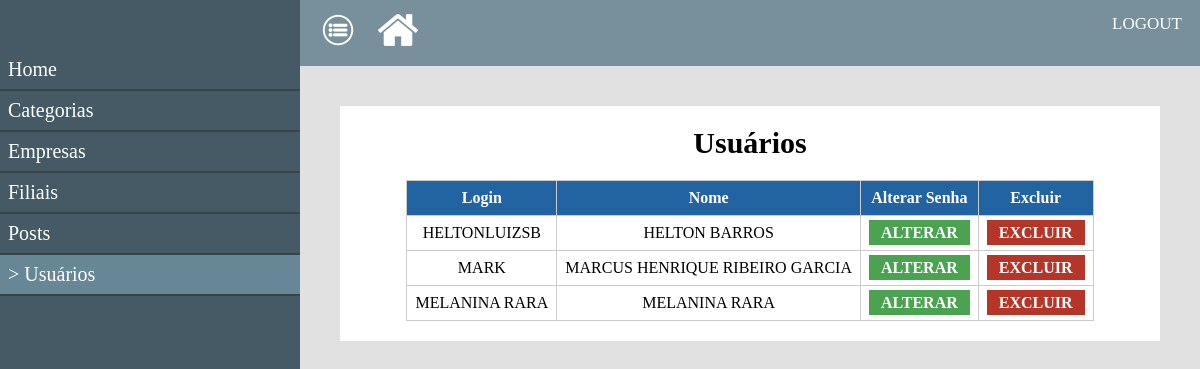
Page /paineladmin/usuarios (signed in) on the committed database.
### tables this page shows
CREATE TABLE `tb_user` (
  `id` int(11) NOT NULL,
  `login` varchar(255) NOT NULL,
  `email` varchar(255) NOT NULL,
  `confirma_email` varchar(255) NOT NULL,
  `nome` varchar(255) NOT NULL,
  `tipo_login` varchar(255) NOT NULL,
  `cpf_cnpj` varchar(255) NOT NULL,
  `endereco` varchar(255) NOT NULL,
  `carteirinha` varchar(255) NOT NULL,
  `filial_id` int(11) NOT NULL,
  `senha` varchar(255) NOT NULL,
  `img_perfil` varchar(255) NOT NULL,
  `descricao` text NOT NULL,
  `troca_senha` varchar(255) NOT NULL
);

### classes/MySql.php (called while the page is built)
<?php
	class MySql{
		private static $pdo;
		public static function conectar(){
			if(self::$pdo == null){
				try{
					self::$pdo = new PDO('mysql:host='.HOST.';dbname='.DATABASE,USER,PASSWORD,array(PDO::MYSQL_ATTR_INIT_COMMAND => "SET NAMES utf8"));
					self::$pdo->setAttribute(PDO::ATTR_ERRMODE,PDO::ERRMODE_EXCEPTION);
				}catch(Exception $e){
					echo '<h2 style="color:red;">Erro ao Conectar!</h2>';
				}
			}
			return self::$pdo;
		}
	}
?>

### paineladmin/pages/usuarios.php (the view, shortened to what this page needs)
<?php
	$sql = MySql::conectar()->prepare("SELECT * FROM `tb_user` ORDER BY `nome`");
	$sql->execute();
	$tb_user = $sql->fetchAll();
	$encoding = mb_internal_encoding();
 ?>
<div class="box-content left w100">
	<h2>Usuários</h2>
	<table class="tabela_user">
		<tr>
			<th>Login</th>
			<th>Nome</th>
			<th>Alterar Senha</th>
			<th>Excluir</th>
		</tr>
		<?php foreach ($tb_user as $key => $value) {?>
		<tr>
			<td><?php echo strtoupper($value['login']) ?></td>
			<td><?php echo mb_strtoupper($value['nome'],$encoding) ?></td>
			<td>
				<a href="<?php echo INCLUDE_PATH_PANEL ?>" user_id="<?php echo $value['id'] ?>" class="alterar">ALTERAR</a>
			</td>
			<td><a href="<?php echo INCLUDE_PATH_PANEL ?>" user_id="<?php echo $value['id'] ?>" class="excluir">EXCLUIR</a></td>
		</tr>
		<?php } ?>
	</table>
</div>

### paineladmin/css/style.css (style rules this page uses)
* { margin: 0; padding: 0; box-sizing: border-box; font-family: "Calibri"; }
html,body { height: 100%; }
body { background-color: rgb(225,225,225); }
.left { float: left; }
.w100 { width: 100%; }
.box-content { background-color: white; padding: 20px; margin-bottom: 20px; text-align: center; overflow-x: auto; }
.box-content > h2 { font-size: 30px; text-align: center; }
table { border-collapse: collapse; margin: 0 auto; margin-top: 20px; }
table th, table td { border: 1px solid #ccc; padding: 8px; }
table th { background-color: #2263a1; color: white; }
table td a { color: white; text-decoration: none; font-weight: bolder; background-color: #4ba352; padding: 4px 12px; }
table td a.excluir { background-color: #b53628; }

### rows in the picture
tb_user: login "HELTONLUIZSB", nome "HELTON BARROS"
tb_user: login "MARK", nome "MARCUS HENRIQUE RIBEIRO GARCIA"
tb_user: login "MELANINA RARA", nome "MELANINA RARA"
